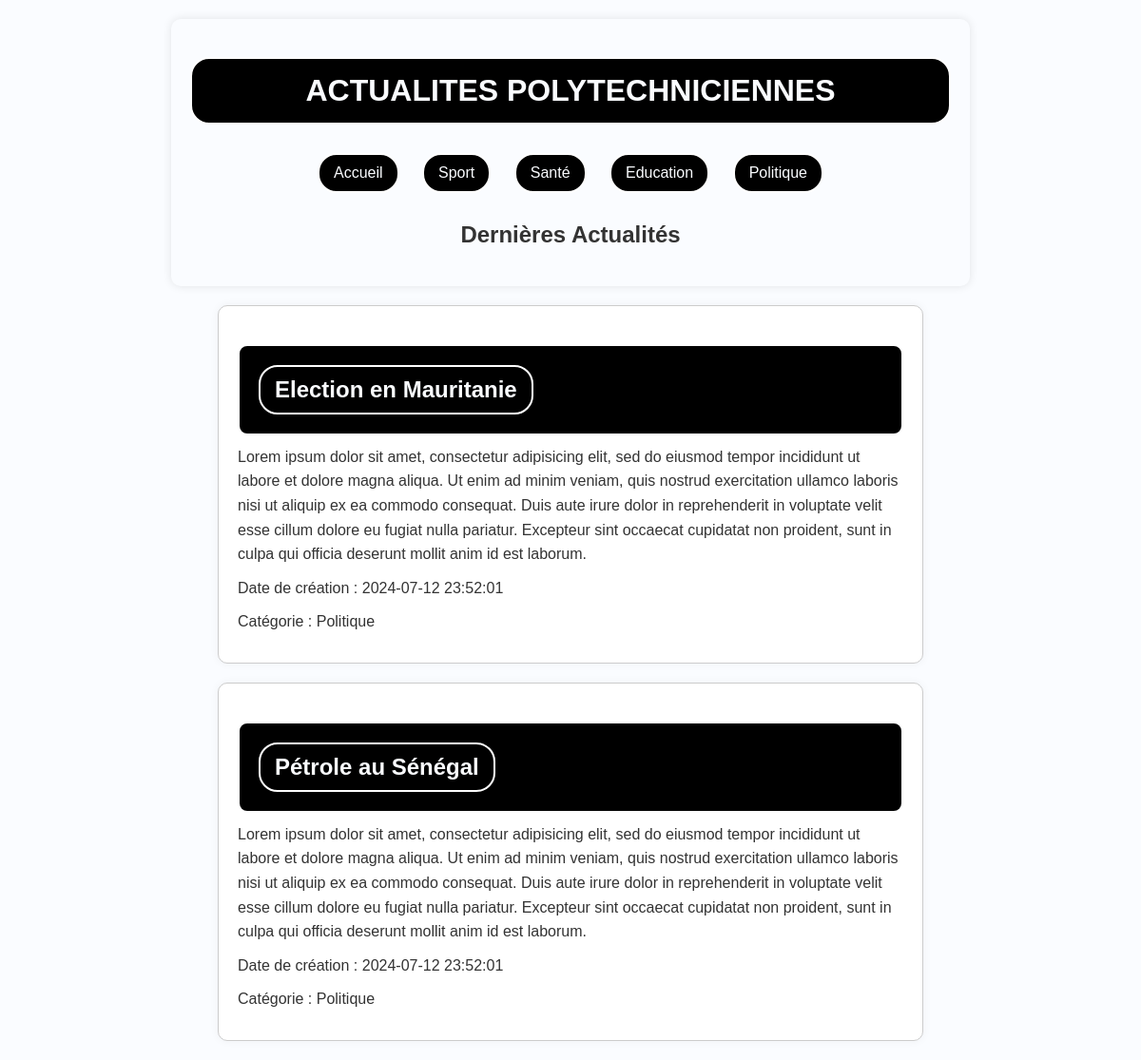
The app's page /?categorie=Politique with its own data.
### tables this page shows
CREATE TABLE Categorie(
	id int primary key auto_increment,
	libelle varchar(20)
);

CREATE TABLE Article(
	id int primary key auto_increment,
	titre varchar(255),
	contenu text,
	dateCreation datetime DEFAULT NOW(),
	dateModification datetime DEFAULT NOW(),
	categorie int
);

### controllers/ArticleController.php (called while the page is built, shortened)
<?php
require_once 'models/Article.php';
require_once 'models/Category.php';
class ArticleController {
    public function displayHomePage() {
        $categories = Category::getAllCategories();
        $category = isset($_GET['categorie']) ? $_GET['categorie'] : 'accueil';
        $articles = Article::getArticlesByCategory($category);
        include 'views/categories.php';
        include 'views/articles.php';
    }
}
?>

### models/Category.php (called while the page is built)
<?php
class Category {
    public static function getAllCategories() {
        $pdo = Database::getInstance();
        $query = "SELECT * FROM Categorie";
        $stmt = $pdo->query($query);
        return $stmt->fetchAll(PDO::FETCH_ASSOC);
    }
}
?>

### models/Article.php (called while the page is built, shortened)
<?php
class Article {
    public static function getArticlesByCategory($category) {
        $pdo = Database::getInstance();
        $query = "SELECT Article.*, Categorie.libelle as categorieLibelle FROM Article
                  JOIN Categorie ON Article.categorie = Categorie.id";
        if ($category !== 'accueil') {
            $query .= " WHERE Categorie.libelle = :category";
        }
        $query .= " ORDER BY dateCreation DESC";
        $stmt = $pdo->prepare($query);
        if ($category !== 'accueil') {
            $stmt->bindParam(':category', $category);
        }
        $stmt->execute();
        return $stmt->fetchAll(PDO::FETCH_ASSOC);
    }
}
?>

### views/articles.php (the view)
<div id="articles">
    <?php foreach ($articles as $article): ?>
        <div class='article'>
            <h2><a href='index.php?action=detail&id=<?= htmlspecialchars($article['id']) ?>'>
                <?= htmlspecialchars($article['titre']) ?>
            </a></h2>
            <p><?= nl2br(htmlspecialchars($article['contenu'])) ?></p>
            <p>Date de création : <?= htmlspecialchars($article['dateCreation']) ?></p>
            <p>Catégorie : <?= htmlspecialchars($article['categorieLibelle']) ?></p>
        </div>
    <?php endforeach; ?>
</div>

### views/categories.php (shortened to what this page needs)
<!DOCTYPE html>
<html lang="fr">
<head>
    <link rel="stylesheet" href="css/index.css">
</head>
<body>
    <div class="conteneur">
        <h1>ACTUALITES POLYTECHNICIENNES</h1>
        <a class="bouton-categorie" href="?categorie=accueil">Accueil</a>
        <?php foreach ($categories as $cat): ?>
            <a class="bouton-categorie" href="?categorie=<?= htmlspecialchars($cat['libelle']) ?>">
                <?= htmlspecialchars($cat['libelle']) ?>
            </a>
        <?php endforeach; ?>
        <h2>Dernières Actualités</h2>
    </div>
</body>
</html>

### index.css (style rules this page uses)
:root { --primary-color: #000000; --secondary-color: #f1a31b; --hover-color: #0056b3; --text-color: #fafcff; --border-color: #fefefe; --background-color: #fafcff; }
body { color: #333; background-color: var(--background-color); font-family: Arial, sans-serif; margin: 0; padding: 0; }
.conteneur { text-align: center; padding: 20px; border-radius: 10px; box-shadow: 0 0 10px rgba(0, 0, 0, 0.1); margin: 20px auto; max-width: 800px; background-color: var(--background-color); }
h1 { color: var(--text-color); border: 2px solid var(--border-color); padding: 15px; border-radius: 20px; background-color: var(--primary-color); margin: 20px 0; }
.bouton-categorie, a { display: inline-block; margin: 10px; padding: 10px 15px; color: var(--text-color); border: 2px solid var(--border-color); border-radius: 20px; background-color: var(--primary-color); text-decoration: none; cursor: pointer; transition: background-color 0.3s ease, color 0.3s ease; }
.article { margin: 20px auto; padding: 20px; border: 1px solid #ccc; border-radius: 10px; text-align: left; background-color: #fff; box-shadow: 0 0 10px rgba(0, 0, 0, 0.05); max-width: 700px; }
.article h2 { color: var(--text-color); border: 2px solid var(--border-color); padding: 10px; border-radius: 10px; background-color: var(--primary-color); margin-bottom: 10px; font-size: 1.5em; }
.article p { margin: 10px 0; line-height: 1.6; }

### records on screen
categorie: libelle "Sport"
categorie: libelle "Santé"
categorie: libelle "Education"
categorie: libelle "Politique"
article: titre "Election en Mauritanie", contenu "Lorem ipsum dolor sit amet, consectetur adipisicing elit, sed do eiusmod tempor incididunt ut labore et dolore magna aliqua. Ut enim ad minim veniam, quis nostrud exercitation ullamco laboris nisi ut aliquip ex ea commodo consequat. Duis aute irure dolor in reprehenderit in voluptate velit esse cillum dolore eu fugiat nulla pariatur. Excepteur sint occaecat cupidatat non proident, sunt in culpa qui officia deserunt mollit anim id est laborum.", dateCreation "2024-07-12 23:52:01", categorie.libelle "Politique"
article: titre "Pétrole au Sénégal", contenu "Lorem ipsum dolor sit amet, consectetur adipisicing elit, sed do eiusmod tempor incididunt ut labore et dolore magna aliqua. Ut enim ad minim veniam, quis nostrud exercitation ullamco laboris nisi ut aliquip ex ea commodo consequat. Duis aute irure dolor in reprehenderit in voluptate velit esse cillum dolore eu fugiat nulla pariatur. Excepteur sint occaecat cupidatat non proident, sunt in culpa qui officia deserunt mollit anim id est laborum.", dateCreation "2024-07-12 23:52:01", categorie.libelle "Politique"
